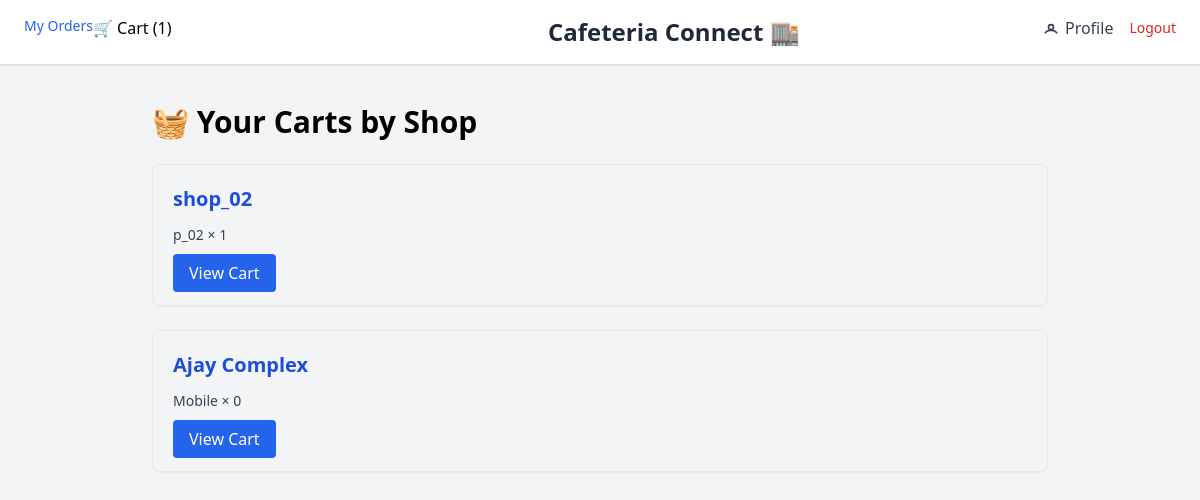
/cart/ (signed in), run on an earlier commit of the app's database.
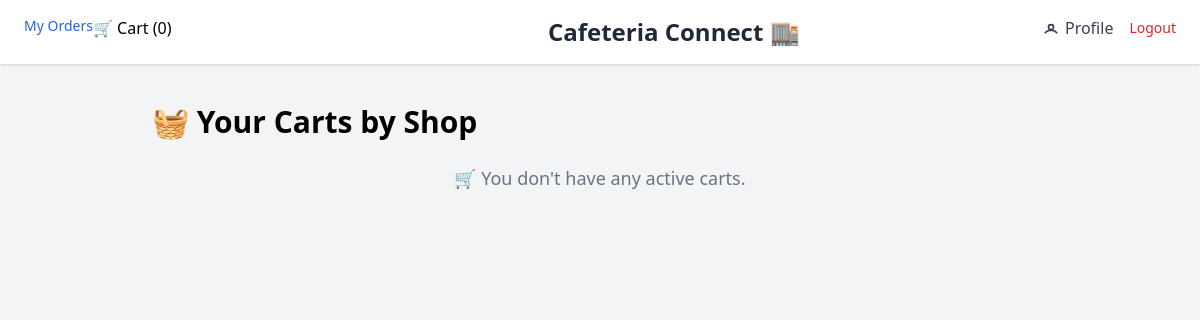
And on a later commit of the database.
### cart/models.py (models this page shows, shortened)
class Cart(models.Model):
    user = models.ForeignKey(User, on_delete=models.CASCADE)
    shop = models.ForeignKey(Shop, on_delete=models.CASCADE)
    created_at = models.DateTimeField(auto_now_add=True)
    is_ordered = models.BooleanField(default=False)
    total_price = models.DecimalField(max_digits=10, decimal_places=2, default=0.00)
    coupon_code = models.CharField(max_length=50, blank=True, null=True)
    updated_at = models.DateTimeField(auto_now=True)

class CartItem(models.Model):
    cart = models.ForeignKey(Cart, on_delete=models.CASCADE, related_name='items', null=True)
    product = models.ForeignKey(Product, on_delete=models.CASCADE)
    quantity = models.PositiveIntegerField(default=0)
    created_at = models.DateTimeField(auto_now_add=True, null=True)
    price = models.DecimalField(max_digits=10, decimal_places=2, default=0.00)  # snapshot
    total_price = models.DecimalField(max_digits=10, decimal_places=2, default=0.00)

### shops/models.py (models this page shows, shortened)
class Shop(models.Model):
    owner = models.ForeignKey(User, on_delete=models.CASCADE)
    name = models.CharField(max_length=100)
    floor = models.IntegerField()
    contact = models.CharField(max_length=15)

class Product(models.Model):
    shop = models.ForeignKey(Shop, on_delete=models.CASCADE, related_name="products")
    name = models.CharField(max_length=255)
    sku = models.CharField(max_length=100, null=True)
    description = models.TextField(blank=True, null=True)
    price = models.DecimalField(max_digits=10, decimal_places=2)
    image = models.ImageField(upload_to="products/", blank=True, null=True)
    category = models.CharField(max_length=255, blank=True, null=True)
    stock = models.PositiveIntegerField(default=0)
    is_available = models.BooleanField(default=True)
    created_at = models.DateTimeField(auto_now_add=True, null=True)
    updated_at = models.DateTimeField(auto_now=True)

### cart/views.py (the view)
# urls.py: path('', views.cart_list_view, name='cart_list'),
@login_required
def cart_list_view(request):
    user_carts = Cart.objects.filter(user=request.user, is_ordered=False).prefetch_related('items', 'shop')
    return render(request, "cart/cart_list.html", {"carts": user_carts})

### cart/context_processors.py (called while the page is built)
def cart_item_count(request):
    count = 0
    current_cart = None
    if request.user.is_authenticated:
        current_cart = Cart.objects.filter(user=request.user).last()
        if current_cart:
            count = current_cart.items.count()
    return {
        "cart_item_count": count,
        "current_cart": current_cart,
    }

### cart/templates/cart/cart_list.html
{% extends 'base.html' %}
{% block content %}
<div class="max-w-4xl mx-auto mt-10">
  <h2 class="text-3xl font-bold mb-6">🧺 Your Carts by Shop</h2>
  {% if carts %}
    <div class="grid grid-cols-1 gap-6">
      {% for cart in carts %}
        <div class="border border-gray-200 rounded-lg p-5 shadow-sm">
          <h3 class="text-xl font-semibold mb-3 text-blue-700">{{ cart.shop.name }}</h3>
          <ul class="mb-4">
            {% for item in cart.items.all %}
              <li class="text-sm text-gray-700">{{ item.product.name }} × {{ item.quantity }}</li>
            {% endfor %}
          </ul>
          <a href="{% url 'view_cart' cart.id %}" class="text-white bg-blue-600 hover:bg-blue-700 px-4 py-2 rounded">View Cart</a>
        </div>
      {% endfor %}
    </div>
  {% else %}
    <p class="text-gray-500 text-lg text-center">🛒 You don't have any active carts.</p>
  {% endif %}
</div>
{% endblock %}

What changed in the data, as far as the page shows it:
removed Cart: shop.name "shop_02"
removed CartItem: product.name "p_02", quantity "1", shown under "shop_02"
removed Cart: shop.name "Ajay Complex"
removed CartItem: product.name "Mobile", quantity "0", shown under "Ajay Complex"
Also different on the page:
{{ cart_item_count }}: "1" → "0"
text now shown: "🛒 You don't have any active carts."
